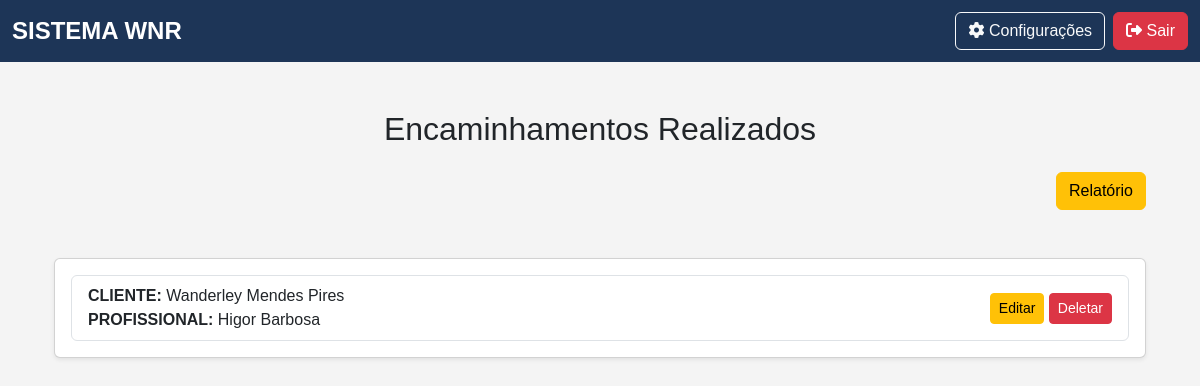
Before: /listar_encaminhamento (signed in) with the older database file.
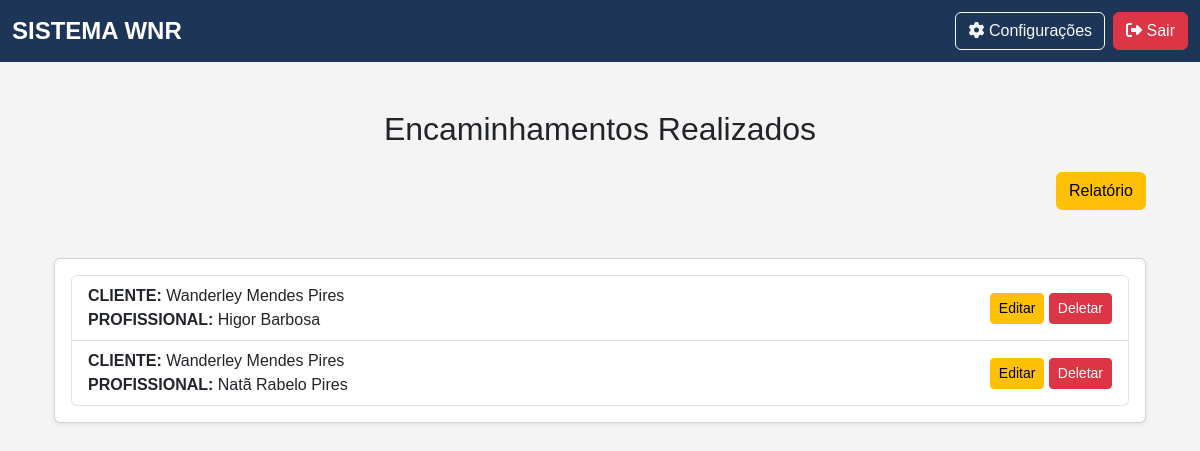
After: the same page with the newer database file.
### app/models.py (models this page shows)
class Encaminhamento(db.Model):
    __tablename__ = "encaminhamentos"
    id                      = Column(Integer, primary_key=True, index=True)
    cliente_id              = Column(Integer, ForeignKey("clientes.id", ondelete="CASCADE"))
    profissional_id         = Column(Integer, ForeignKey("profissionais.id", ondelete="CASCADE"))
    convenio                = Column(String)
    dias_horas_atendimento  = Column(String)
    data_encaminhamento     = Column(Date)
    observacoes_gerais      = Column(String)
    queixa                  = Column(String)
    situacao                = Column(String)
    tipo_encaminhamento     = Column(String)
    valor                   = Column(Float)
    cliente = relationship("Cliente", back_populates="encaminhamentos")
    profissional = relationship("Profissional", back_populates="encaminhamentos")

class Cliente(db.Model):
    __tablename__ = "clientes"
    id                      = Column(Integer, primary_key=True, index=True)
    nome                    = Column(String, index=True)
    cpf                     = Column(String(11), unique=True, index=True)
    email                   = Column(String, unique=True, index=True)
    data_nascimento         = Column(Date)
    renda_familiar          = Column(Float)
    bairro                  = Column(String)
    canal_divulgacao        = Column(String)
    cep                     = Column(String(8))
    cidade                  = Column(String)
    condicao_habitacao      = Column(String)
    cpf_responsavel         = Column(String(11), nullable=True, default="")
    numero_cs               = Column(String)
    despesa_mensal          = Column(Float)
    escolaridade            = Column(String)
    estado                  = Column(String)
    endereco                = Column(String)
    fone_contato            = Column(String)
    fone_pessoal            = Column(String)
    foto                    = Column(String)
    grau_parentesco         = Column(String)
    nome_plano_saude        = Column(String, default="Sem plano de Saúde")
    nome_responsavel        = Column(String, default="")
    numero_filhos           = Column(Integer, default=0)
    possui_filhos           = Column(String)
    plano_saude             = Column(String)
    previdenciario          = Column(String)
    profissao               = Column(String)
    remuneracao             = Column(Float)
    rg                      = Column(String)
    saldo                   = Column(Float)
    sexo                    = Column(String)
    tipo_moradia            = Column(String)
    transporte              = Column(String)
    encaminhamentos = relationship("Encaminhamento", back_populates="cliente", cascade="all, delete-orphan")
    guias = relationship("Guia", back_populates="cliente")

class Profissional(db.Model):
    __tablename__ = "profissionais"
    id                      = Column(Integer, primary_key=True, index=True)
    nome                    = Column(String, index=True)
    cpf                     = Column(String(11), unique=True, index=True)
    email                   = Column(String, unique=True, index=True)
    data_nascimento         = Column(Date)
    bairro                  = Column(String)
    banco                   = Column(String)
    cep                     = Column(String(8))
    cidade                  = Column(String)
    graduacao               = Column(String)
    issqn                   = Column(String)
    fone_pessoal            = Column(String)
    fone_profissional       = Column(String)
    foto                    = Column(String)
    curriculum_lattes       = Column(String)
    dias_horas_disponiveis  = Column(String)
    endereco_profissional   = Column(String)
    estado                  = Column(String)
    observacoes             = Column(String)
    pix                     = Column(String)
    registro_profissional   = Column(String)
    rg                      = Column(String)
    valor_minimo            = Column(Float)
    encaminhamentos = relationship("Encaminhamento", back_populates="profissional", cascade="all, delete-orphan")
    guias = relationship("Guia", back_populates="profissional")

### app/routes/referral_routes.py (the view)
@encaminhamento_bp.route('/listar_encaminhamento', methods=['GET', 'POST'])
@login_required
@role_required('atendimento', 'financeiro', 'admin')
def listar_encaminhamento():
    encaminhamentos = Encaminhamento.query.all()
    return render_template('encaminhamento/list.html', encaminhamentos=encaminhamentos)

### app/__init__.py (called while the page is built)
@login_manager.user_loader
def load_user(id):
    return Usuario.query.get(int(id))  # Converte para inteiro e busca no banco

### app/templates/encaminhamento/list.html (shortened to what this page needs)
{% extends 'base.html' %}
{% block content %}
<div class="container mt-5">
    <h2 class="text-center mb-4 mt-5">Encaminhamentos Realizados</h2>
    <div class="row mt-4 mb-5">
        <div class="col-md-12 text-end">
            <a href="{{ url_for('report_bp.report_encaminhamento') }}" class="btn btn-md btn-warning">Relatório</a>
        </div>
    </div>
    <div class="card shadow-sm">
        <div class="card-body">
            <ul class="list-group">
                {% for encaminhamento in encaminhamentos %}
                    <li class="list-group-item d-flex justify-content-between align-items-center">
                        <div>
                            <strong>CLIENTE: </strong>
                            {{ encaminhamento.cliente.nome }}
                            <br>
                            <strong>PROFISSIONAL: </strong>
                            {{ encaminhamento.profissional.nome }}
                            <br>
                        </div>
                        <div>
                            <a href="{{ url_for('encaminhamento_bp.editar_encaminhamento', id=encaminhamento.id) }}" class="btn btn-sm btn-warning">Editar</a>
                            <a href="{{ url_for('encaminhamento_bp.deletar_encaminhamento', id=encaminhamento.id) }}" class="btn btn-sm btn-danger"data-bs-toggle="modal" data-bs-target="#confirmarExclusao" data-id="{{ encaminhamento.id }}">Deletar</a>
                        </div>
                    </li>
                {% endfor %}
            </ul>
        </div>
    </div>
</div>
{% endblock %}

### app/templates/base.html (shortened to what this page needs)
<!DOCTYPE html>
<html lang="pt-BR">
<head>
    <link href="https://cdn.jsdelivr.net/npm/bootstrap@5.3.0/dist/css/bootstrap.min.css" rel="stylesheet">
    <link rel="stylesheet" href="{{ url_for('static', filename='css/base.css') }}">
</head>
<body>
    <nav class="navbar navbar-expand-lg navbar-dark">
        <div class="container-fluid">
            <a class="navbar-brand" href="{{ url_for('main_bp.menu')}}">SISTEMA WNR</a>
            <div class="d-flex">
                <a href="#" class="btn btn-outline-light me-2"><i class="fas fa-cog"></i> Configurações</a>
                <a href="{{ url_for('auth_bp.logout')}}" class="btn btn-danger"><i class="fas fa-sign-out-alt"></i> Sair</a>
            </div>
        </div>
    </nav>
    <div class="container container-fluid mt-5">
        {% block content %}{% endblock %}
    </div>
</body>
</html>

### app/static/css/base.css (style rules this page uses)
body { background-color: #f4f4f4; font-family: 'Arial', sans-serif; margin: 0; padding: 0; }
.navbar { background-color: #1d3557; }
.navbar-brand { font-size: 1.5rem; font-weight: bold; }
.navbar .btn { font-size: 1rem; transition: 0.3s; }

Changed rows visible on the page:
added Encaminhamento: cliente.nome "Wanderley Mendes Pires", profissional.nome "Natã Rabelo Pires"
